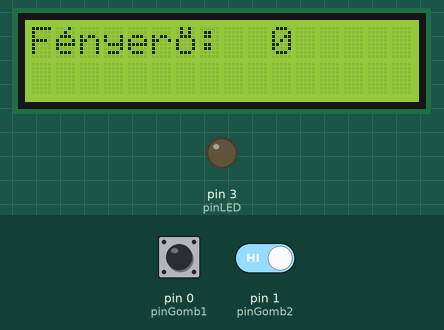
Simulated run of this sketch. Board: Arduino Uno, built with avr-gcc and run on an emulated ATmega328P. Parts: 16×2 character LCD, output pins drawn as LEDs (lit = HIGH). Inputs (shaded band) come from the test bench; at power-on: pin 0 (pinGomb1) HIGH, pin 1 (pinGomb2) HIGH.

Above: at 5.2 s.
5.3 s: pin 0 (pinGomb1) driven LOW
At 6.5 s:
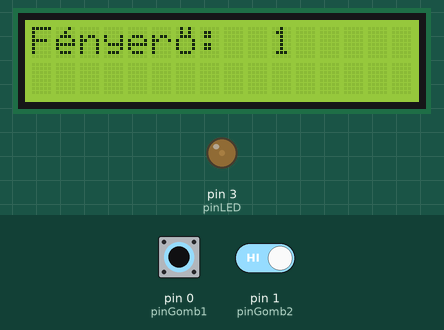
6.8 s: pin 1 (pinGomb2) driven LOW
At 7.9 s:
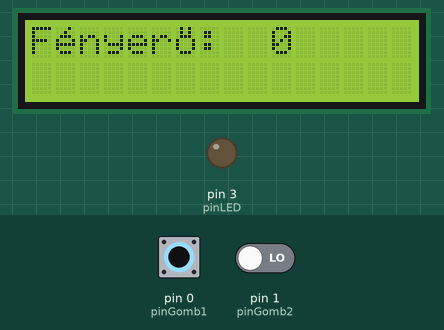
8.3 s: pin 0 (pinGomb1) pulsed HIGH 5 times (0.12 s each, 0.3 s apart)
At 10.7 s:
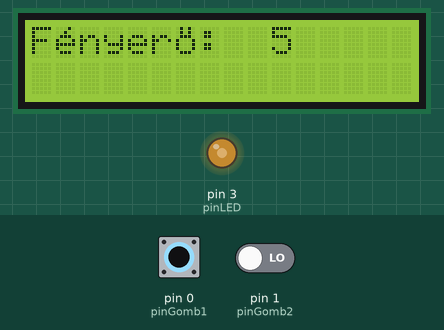
11.3 s: pin 0 (pinGomb1) pulsed HIGH 2 times (0.12 s each, 0.3 s apart)
At 12.2 s:
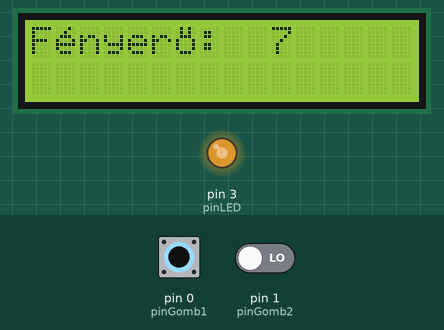
Timing chart, 0 to 14.3 s (numbered marks = the images above; inputs shaded):
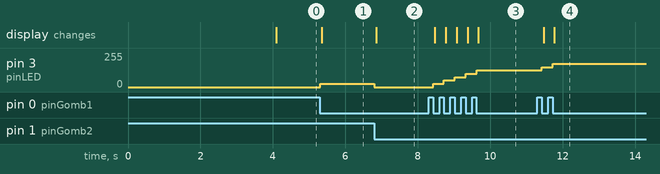

The sketch:

lcdgomb.ino
```cpp
#include <LiquidCrystal_I2C.h>
LiquidCrystal_I2C lcd(0x27,16,2);
byte e[8] = {
  B00010,
  B00100,
  B01110,
  B10001,
  B11111,
  B10000,
  B01110,
  B00000
};

byte o[8] = {
  B01010,
  B01010,
  B01110,
  B10001,
  B10001,
  B10001,
  B01110,
  B00000
};
byte pinLED=3;
byte pinGomb1=0;
byte pinGomb2=1;
byte allapot;
bool be1, oldbe1;
bool be2, oldbe2;
int i;
void setup() {
  // put your setup code here, to run once:
pinMode(pinGomb1,INPUT);
pinMode(pinGomb2,INPUT);
pinMode(pinLED,OUTPUT);
lcd.init(); //inicializálás
lcd.backlight(); //háttérvilágítás
lcd.createChar(0,e);
lcd.createChar(1,o);
lcd.setCursor(0,0);
lcd.print("F");
lcd.write((byte)0);
lcd.print("nyer");
lcd.write((byte)1);
lcd.print(":");
delay(4000);
}

void loop() {
  // put your main code here, to run repeatedly:
be1=digitalRead(pinGomb1);
if(be1==0 && be1!=oldbe1)
{
  if(allapot<250)
{
  allapot=allapot+25;
}
  analogWrite(pinLED,allapot);
  delay(50);
}
be2=digitalRead(pinGomb2);
if(be2==0 &&be2!=oldbe2)
{
  if(allapot<255)
{
  allapot=allapot-25;
}
  analogWrite(pinLED,allapot);
  delay(50);
}
lcd.setCursor(10,0);
lcd.print(allapot/25);
lcd.print(" ");
oldbe1=be1;
oldbe2=be2;
}
```

Measured:
- after the input at 5.3 s, pin 3 (pinLED): 0/255 → 25/255 at once; the display: changes after 0.05 s (image 1)
- after the input at 6.8 s, pin 3 (pinLED): 25/255 → 0/255 at once; the display: changes after 0.05 s (image 2)
- after the input at 8.3 s, pin 3 (pinLED): moves from 0/255 to 125/255 over 1.2 s, starting after 0.12 s; the display: first changes after 0.17 s (image 3 shows a later state)
- after the input at 11.3 s, pin 3 (pinLED): 125/255 → 150/255 after 0.12 s, → 175/255 0.30 s later; the display: first changes after 0.17 s (image 4 shows a later state)
